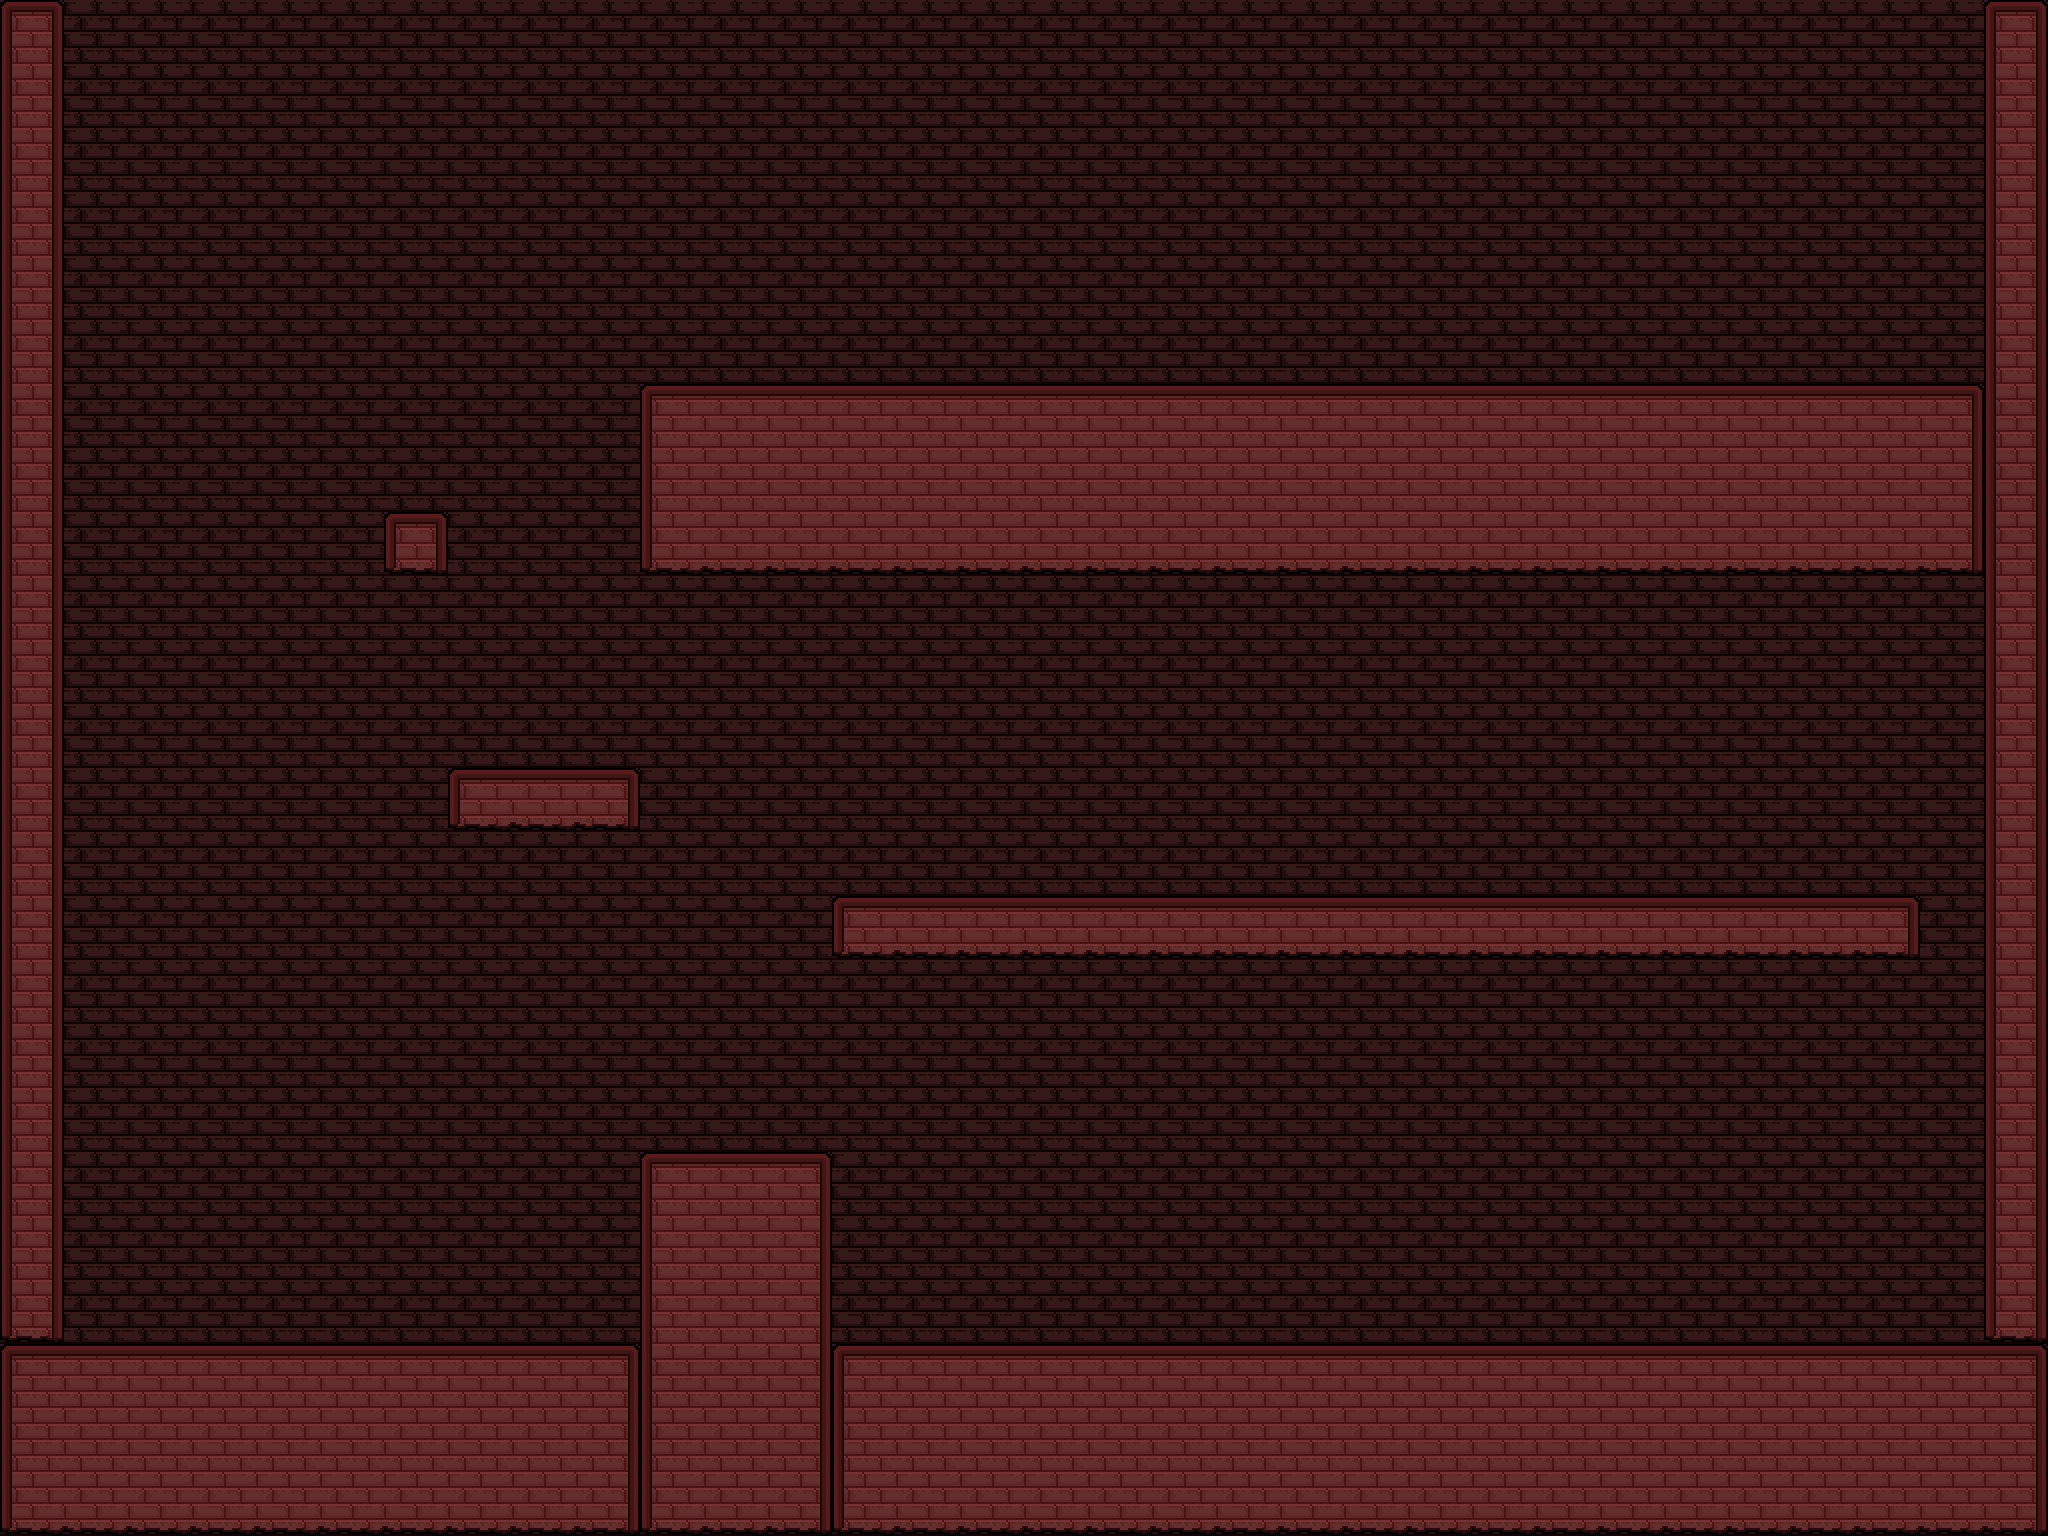

A level layout from a 2D game, rendered from its tile map. Below: a short description, then the map file with tile-grid data replaced by summaries:
An orthogonal 32x24 tile map with 64x64 px tiles, 2 tile layers (bg, Tile Layer 2), 2 tilesets and 37 objects (9x Floor, 8x Coin, 7x Enemy, 4x Camera, 3x Door, ...).

<map version="1.2" tiledversion="1.2.0" orientation="orthogonal" renderorder="right-down" width="32" height="24" tilewidth="64" tileheight="64" infinite="0" nextlayerid="4" nextobjectid="43">
 <tileset firstgid="1" source="level 2 background.tsx" />
 <tileset firstgid="2" source="level 2 tiles.tsx" />
 <layer id="1" name="bg" width="32" height="24">
  <data>[768 cells, 768 non-empty, 1 distinct tile ids]</data>
 </layer>
 <layer id="2" name="Tile Layer 2" width="32" height="24">
  <data>[768 cells, 231 non-empty, 16 distinct tile ids]</data>
 </layer>
 <objectgroup id="3" name="Object Layer 1">
  <object id="1" name="Floor" x="384" y="512" width="64" height="64" />
  <object id="2" name="Floor" x="0" y="0" width="64" height="1536" />
  <object id="3" name="Floor" x="64" y="1344" width="1984" height="192" />
  <object id="5" name="Floor" x="1984" y="0" width="64" height="1344" />
  <object id="7" name="Floor" x="448" y="768" width="192" height="64" />
  <object id="8" name="Floor" x="640" y="1152" width="192" height="192" />
  <object id="10" name="Floor" x="640" y="384" width="1344" height="192" />
  <object id="11" name="Floor" x="832" y="896" width="1088" height="64" />
  <object id="12" name="Floor" x="64" y="-64" width="1920" height="64" />
  <object id="13" name="Door" x="1856" y="192" width="128" height="192">
   <properties>
    <property name="direction" value="back2" />
    <property name="open" value="0" />
    <property name="openKeys" value="3" />
    <property name="openTo" value="4" />
   </properties>
  </object>
  <object id="14" name="Door" x="1856" y="1152" width="128" height="192">
   <properties>
    <property name="direction" value="back3" />
    <property name="open" value="0" />
    <property name="openKeys" value="2" />
    <property name="openTo" value="7" />
   </properties>
  </object>
  <object id="15" name="Door" x="64" y="1152" width="128" height="192">
   <properties>
    <property name="direction" value="back4" />
    <property name="open" value="0" />
    <property name="openKeys" value="4" />
    <property name="openTo" value="3" />
   </properties>
  </object>
  <object id="16" name="Enemy" x="1792" y="768" width="64" height="64">
   <properties>
    <property name="Etype" value="24" />
    <property name="keyReq" value="1" />
    <property name="mode" value="standard" />
    <property name="number" value="0" />
   </properties>
  </object>
  <object id="17" name="Enemy" x="1408" y="256" width="64" height="64">
   <properties>
    <property name="Etype" value="21" />
    <property name="keyReq" value="0" />
    <property name="mode" value="standard" />
    <property name="number" value="1" />
   </properties>
  </object>
  <object id="18" name="Enemy" x="1024" y="256" width="64" height="64">
   <properties>
    <property name="Etype" value="24" />
    <property name="keyReq" value="0" />
    <property name="mode" value="standard" />
    <property name="number" value="2" />
   </properties>
  </object>
  <object id="19" name="Enemy" x="1280" y="768" width="64" height="64">
   <properties>
    <property name="Etype" value="23" />
    <property name="keyReq" value="0" />
    <property name="mode" value="standard" />
    <property name="number" value="3" />
   </properties>
  </object>
  <object id="20" name="Enemy" x="1408" y="1216" width="64" height="64">
   <properties>
    <property name="Etype" value="21" />
    <property name="keyReq" value="0" />
    <property name="mode" value="standard" />
    <property name="number" value="4" />
   </properties>
  </object>
  <object id="21" name="Enemy" x="1600" y="1216" width="64" height="64">
   <properties>
    <property name="Etype" value="24" />
    <property name="keyReq" value="0" />
    <property name="mode" value="standard" />
    <property name="number" value="5" />
   </properties>
  </object>
  <object id="22" name="Coin" x="640" y="1024" width="64" height="64">
   <properties>
    <property name="number" value="0" />
    <property name="value" value="6" />
   </properties>
  </object>
  <object id="23" name="Coin" x="768" y="1024" width="64" height="64">
   <properties>
    <property name="number" value="1" />
    <property name="value" value="6" />
   </properties>
  </object>
  <object id="24" name="Coin" x="384" y="576" width="64" height="64">
   <properties>
    <property name="number" value="2" />
    <property name="value" value="6" />
   </properties>
  </object>
  <object id="25" name="Coin" x="384" y="448" width="64" height="64">
   <properties>
    <property name="number" value="3" />
    <property name="value" value="6" />
   </properties>
  </object>
  <object id="26" name="Coin" x="1920" y="704" width="64" height="64">
   <properties>
    <property name="number" value="4" />
    <property name="value" value="6" />
   </properties>
  </object>
  <object id="27" name="Coin" x="1856" y="704" width="64" height="64">
   <properties>
    <property name="number" value="5" />
    <property name="value" value="6" />
   </properties>
  </object>
  <object id="28" name="Coin" x="1856" y="640" width="64" height="64">
   <properties>
    <property name="number" value="6" />
    <property name="value" value="6" />
   </properties>
  </object>
  <object id="29" name="Coin" x="1920" y="640" width="64" height="64">
   <properties>
    <property name="number" value="7" />
    <property name="value" value="6" />
   </properties>
  </object>
  <object id="30" name="Camera" x="960" y="1536" width="64" height="64">
   <properties>
    <property name="direction" value="3" />
   </properties>
  </object>
  <object id="31" name="Camera" x="2048" y="896" width="64" height="64">
   <properties>
    <property name="direction" value="2" />
   </properties>
  </object>
  <object id="32" name="Camera" x="896" y="-64" width="64" height="64">
   <properties>
    <property name="direction" value="1" />
   </properties>
  </object>
  <object id="33" name="Camera" x="-64" y="576" width="64" height="64">
   <properties>
    <property name="direction" value="4" />
   </properties>
  </object>
  <object id="34" name="Start" x="0" y="768" width="64" height="64">
   <properties>
    <property name="direction" value="back4" />
   </properties>
  </object>
  <object id="36" name="Start" x="1024" y="768" width="64" height="64">
   <properties>
    <property name="direction" value="back3" />
   </properties>
  </object>
  <object id="37" name="Start" x="1024" y="0" width="64" height="64">
   <properties>
    <property name="direction" value="back2" />
   </properties>
  </object>
  <object id="39" name="Player" x="192" y="1216" width="64" height="64">
   <properties>
    <property name="direction" value="back4" />
   </properties>
  </object>
  <object id="40" name="Player" x="1792" y="1216" width="64" height="64">
   <properties>
    <property name="direction" value="back3" />
   </properties>
  </object>
  <object id="41" name="Player" x="1792" y="256" width="64" height="64">
   <properties>
    <property name="direction" value="back2" />
   </properties>
  </object>
  <object id="42" name="Enemy" x="896" y="256" width="64" height="64">
   <properties>
    <property name="Etype" value="24" />
    <property name="keyReq" value="0" />
    <property name="lateSpawn" value="True" />
    <property name="mode" value="standard" />
    <property name="number" value="0" />
   </properties>
  </object>
 </objectgroup>
</map>
